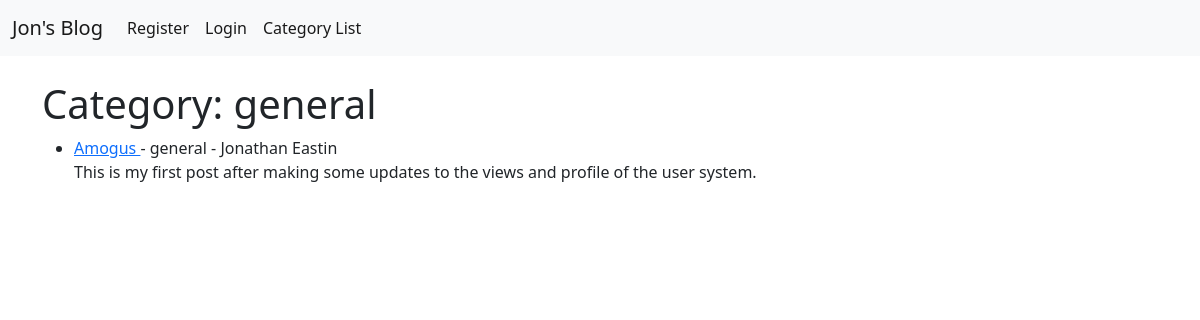
The page /category/general/ on the database its author committed.
### JonsBlog/models.py (models this page shows, shortened)
class Post(models.Model):
    title = models.CharField(max_length=255, default="Jon's Blog")
    header_image = models.ImageField(null=True, blank=True, upload_to='images/')
    title_tag = models.CharField(max_length=255)
    author = models.ForeignKey(User, on_delete=models.CASCADE)
    body = RichTextField(blank=True, null=True)
    publication_date = models.DateField(auto_now_add=True)
    publication_time = models.TimeField(auto_now_add=True)
    category = models.CharField(max_length=255, default="general")
    snippet = models.CharField(max_length=255)
    likes = models.ManyToManyField(User, related_name='blog_posts')

### JonsBlog/views.py (the view)
# urls.py: path('category/<str:cats>/', CategoryView, name='category'),
def CategoryView(req, cats):
    category_posts = Post.objects.filter(category=cats.replace('-', ' '))
    return render(req, 'categories.html', {'cats': cats.replace('-', ' '),
                                           'category_posts': category_posts})

### JonsBlog/templates/categories.html (shortened to what this page needs)
{% extends 'base.html' %}
{% block content %}
<h1>Category: {{ cats }}</h1>
<ul>
{% for post in category_posts %}
        <li>
            <a href="{% url 'article-detail' post.pk %}">
				{{ post.title }}
			</a>
			- {{ post.category }}
            - {{ post.author.first_name }}
            {{ post.author.last_name }}
			<br />
            {{ post.body|slice:":200"|safe }}
        </li>
{% endfor %}
</ul>
{% endblock %}

### rows shown on the page
Post: category "general", title "Amogus", author.first_name "Jonathan", author.last_name "Eastin", body "This is my first post after making some updates to the views and profile of the user system."
